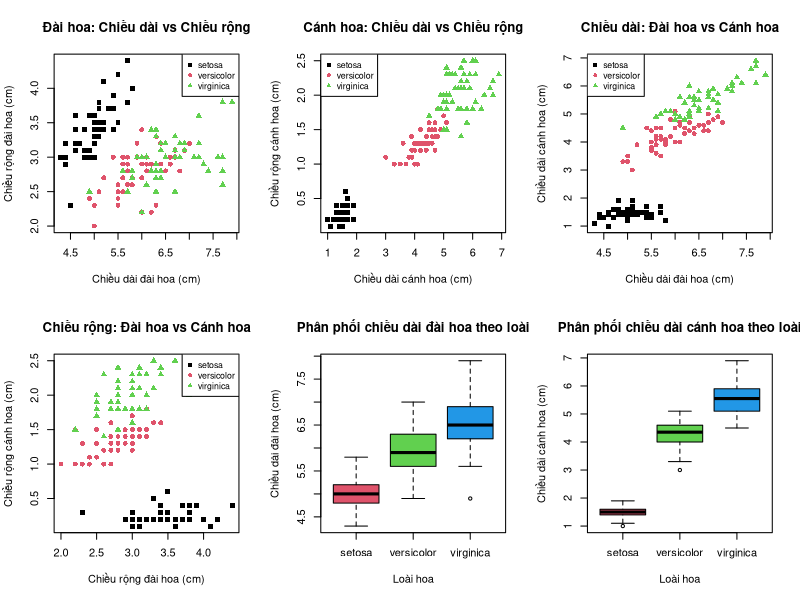
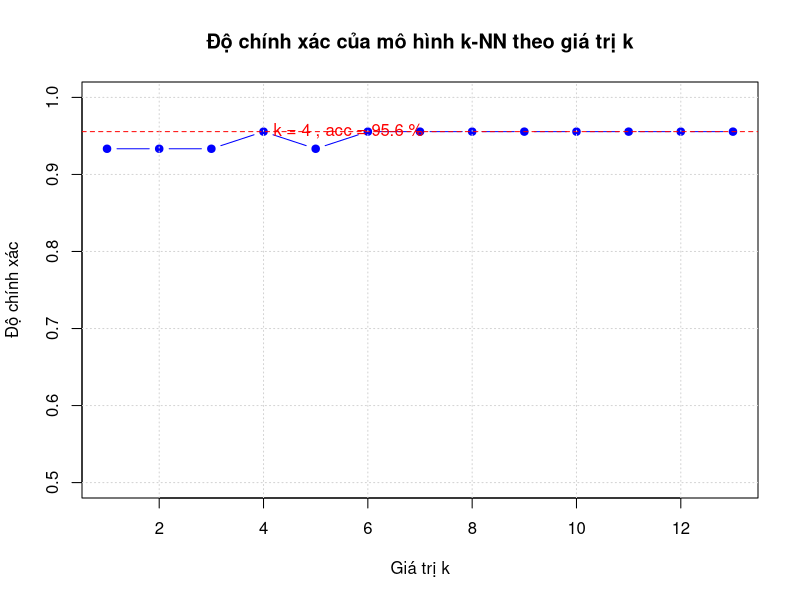

Here is the R script that generated these plots, in order:
# PHÂN LỚP DỮ LIỆU BẰNG MÔ HÌNH k-NN TRÊN BỘ DỮ LIỆU IRIS
# ========================================================

# Bước 1: Tải dữ liệu và thư viện cần thiết
if (!require(class)) install.packages("class")  # Thư viện cho k-NN
if (!require(caret)) install.packages("caret")  # Thư viện cho đánh giá mô hình

library(class)
library(caret)

# Bộ dữ liệu Iris có sẵn trong R
data(iris)
dataset_name <- "Iris"

# Bước 2: Khám phá dữ liệu
cat("Thông tin về tập dữ liệu", dataset_name, ":\n")
cat("Số mẫu:", nrow(iris), "\n")
cat("Số đặc trưng:", ncol(iris) - 1, "\n")  # Trừ 1 do có biến mục tiêu

# Hiển thị cấu trúc dữ liệu
cat("\nCấu trúc dữ liệu:\n")
str(iris)

# Hiển thị 6 hàng đầu tiên
cat("\nSáu hàng đầu tiên của dữ liệu:\n")
print(head(iris))

# Thống kê mô tả
cat("\nThống kê mô tả về dữ liệu:\n")
print(summary(iris))

# Kiểm tra phân phối biến mục tiêu
cat("\nPhân phối biến mục tiêu (loài hoa):\n")
print(table(iris$Species))
print(prop.table(table(iris$Species)) * 100)  # Phần trăm

# Bước 3: Trực quan hóa dữ liệu
# Tạo ma trận biểu đồ phân tán cho 4 đặc trưng
par(mfrow = c(2, 3))  # Chia cửa sổ đồ họa thành 2x3

# Biểu đồ phân tán giữa Sepal.Length và Sepal.Width
plot(iris$Sepal.Length, iris$Sepal.Width,
     col = as.numeric(iris$Species),
     pch = as.numeric(iris$Species) + 14,
     xlab = "Chiều dài đài hoa (cm)",
     ylab = "Chiều rộng đài hoa (cm)",
     main = "Đài hoa: Chiều dài vs Chiều rộng")
legend("topright", legend = levels(iris$Species),
       col = 1:3, pch = 15:17, cex = 0.8)

# Biểu đồ phân tán giữa Petal.Length và Petal.Width
plot(iris$Petal.Length, iris$Petal.Width,
     col = as.numeric(iris$Species),
     pch = as.numeric(iris$Species) + 14,
     xlab = "Chiều dài cánh hoa (cm)",
     ylab = "Chiều rộng cánh hoa (cm)",
     main = "Cánh hoa: Chiều dài vs Chiều rộng")
legend("topleft", legend = levels(iris$Species),
       col = 1:3, pch = 15:17, cex = 0.8)

# Biểu đồ phân tán giữa Sepal.Length và Petal.Length
plot(iris$Sepal.Length, iris$Petal.Length,
     col = as.numeric(iris$Species),
     pch = as.numeric(iris$Species) + 14,
     xlab = "Chiều dài đài hoa (cm)",
     ylab = "Chiều dài cánh hoa (cm)",
     main = "Chiều dài: Đài hoa vs Cánh hoa")
legend("topleft", legend = levels(iris$Species),
       col = 1:3, pch = 15:17, cex = 0.8)

# Biểu đồ phân tán giữa Sepal.Width và Petal.Width
plot(iris$Sepal.Width, iris$Petal.Width,
     col = as.numeric(iris$Species),
     pch = as.numeric(iris$Species) + 14,
     xlab = "Chiều rộng đài hoa (cm)",
     ylab = "Chiều rộng cánh hoa (cm)",
     main = "Chiều rộng: Đài hoa vs Cánh hoa")
legend("topright", legend = levels(iris$Species),
       col = 1:3, pch = 15:17, cex = 0.8)

# Biểu đồ hộp cho từng biến theo loài
boxplot(Sepal.Length ~ Species, data = iris,
        col = 2:4,
        xlab = "Loài hoa",
        ylab = "Chiều dài đài hoa (cm)",
        main = "Phân phối chiều dài đài hoa theo loài")

boxplot(Petal.Length ~ Species, data = iris,
        col = 2:4,
        xlab = "Loài hoa",
        ylab = "Chiều dài cánh hoa (cm)",
        main = "Phân phối chiều dài cánh hoa theo loài")

# Đặt lại cấu hình đồ họa
par(mfrow = c(1, 1))

# Bước 4: Chia dữ liệu thành tập huấn luyện và tập kiểm tra
set.seed(123)  # Đặt seed cho khả năng tái tạo
train_indices <- createDataPartition(iris$Species, p = 0.7, list = FALSE)
train_data <- iris[train_indices, ]
test_data <- iris[-train_indices, ]

cat("\nKích thước tập huấn luyện:", dim(train_data), "\n")
cat("Kích thước tập kiểm tra:", dim(test_data), "\n")

# Bước 5: Chuẩn bị dữ liệu cho k-NN
# Tách đặc trưng và nhãn
train_features <- train_data[, 1:4]
test_features <- test_data[, 1:4]
train_labels <- train_data$Species
test_labels <- test_data$Species

# Chuẩn hóa dữ liệu sử dụng Min-Max Scaling
# Tính các thông số chuẩn hóa từ tập huấn luyện
min_max_values <- apply(train_features, 2, function(x) c(min(x), max(x)))

# Hàm chuẩn hóa Min-Max
normalize <- function(x, min_val, max_val) {
  return((x - min_val) / (max_val - min_val))
}

# Áp dụng chuẩn hóa cho từng đặc trưng
train_features_norm <- as.data.frame(mapply(function(x, i) {
  normalize(x, min_max_values[1, i], min_max_values[2, i])
}, x = train_features, i = 1:ncol(train_features)))

test_features_norm <- as.data.frame(mapply(function(x, i) {
  normalize(x, min_max_values[1, i], min_max_values[2, i])
}, x = test_features, i = 1:ncol(test_features)))

# Đảm bảo tên cột được giữ nguyên
colnames(train_features_norm) <- colnames(train_features)
colnames(test_features_norm) <- colnames(test_features)

# Bước 6: Áp dụng thuật toán k-NN với nhiều giá trị k
k_values <- 1:13
accuracies <- numeric(length(k_values))

for (i in 1:length(k_values)) {
  k <- k_values[i]
  knn_pred <- knn(train = train_features_norm, 
                  test = test_features_norm,
                  cl = train_labels, 
                  k = k)
  accuracies[i] <- sum(knn_pred == test_labels) / length(test_labels)
}

accuracies

# Tìm giá trị k tối ưu
k_optimal <- k_values[which.max(accuracies)]
max_accuracy <- max(accuracies)

# Hiển thị kết quả với các giá trị k khác nhau
cat("\nĐộ chính xác của mô hình k-NN với các giá trị k khác nhau:\n")
result_k <- data.frame(
  k = k_values,
  accuracy = round(accuracies * 100, 2)
)
print(head(result_k, 10))  # Hiển thị 10 giá trị k đầu tiên

cat("\nGiá trị k tối ưu:", k_optimal, "với độ chính xác:", round(max_accuracy * 100, 2), "%\n")

# Vẽ biểu đồ độ chính xác theo giá trị k
plot(k_values, accuracies, type = "b", 
     xlab = "Giá trị k", ylab = "Độ chính xác",
     main = "Độ chính xác của mô hình k-NN theo giá trị k",
     ylim = c(0.5, 1), pch = 19, col = "blue")
abline(h = max_accuracy, lty = 2, col = "red")
text(k_optimal, max_accuracy, 
     labels = paste("k =", k_optimal, ", acc =", round(max_accuracy * 100, 1), "%"), 
     pos = 4, col = "red")
grid()

# Bước 7: Áp dụng k-NN với giá trị k tối ưu
knn_optimal <- knn(train = train_features_norm, 
                   test = test_features_norm,
                   cl = train_labels, 
                   k = k_optimal)

# Tạo ma trận nhầm lẫn
confusion_matrix <- confusionMatrix(knn_optimal, test_labels)
cat("\nMa trận nhầm lẫn:\n")
print(confusion_matrix$table)

# Hiển thị các chỉ số đánh giá
cat("\nCác chỉ số đánh giá mô hình với k =", k_optimal, ":\n")
cat("Độ chính xác (Accuracy):", round(confusion_matrix$overall["Accuracy"], 4), "\n")
cat("Kappa:", round(confusion_matrix$overall["Kappa"], 4), "\n\n")


